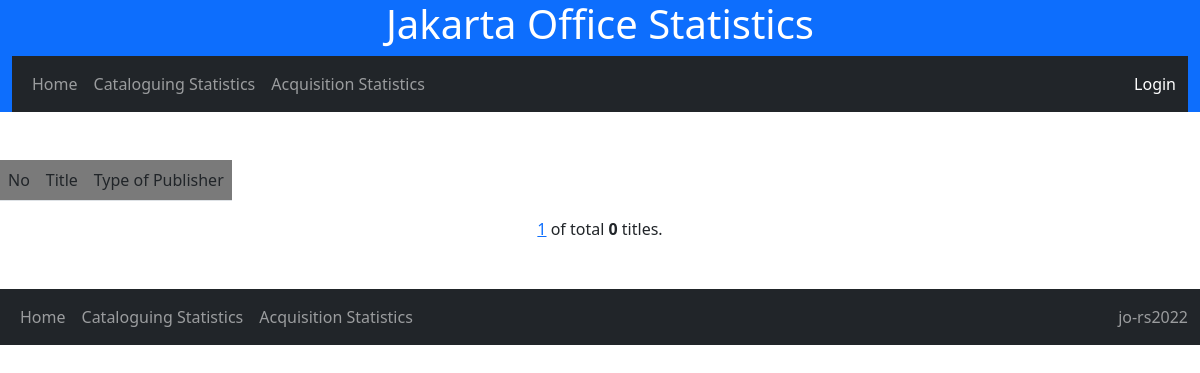
The page /cat_stat/detail_publisher/Commercial/ on the database as committed earlier.
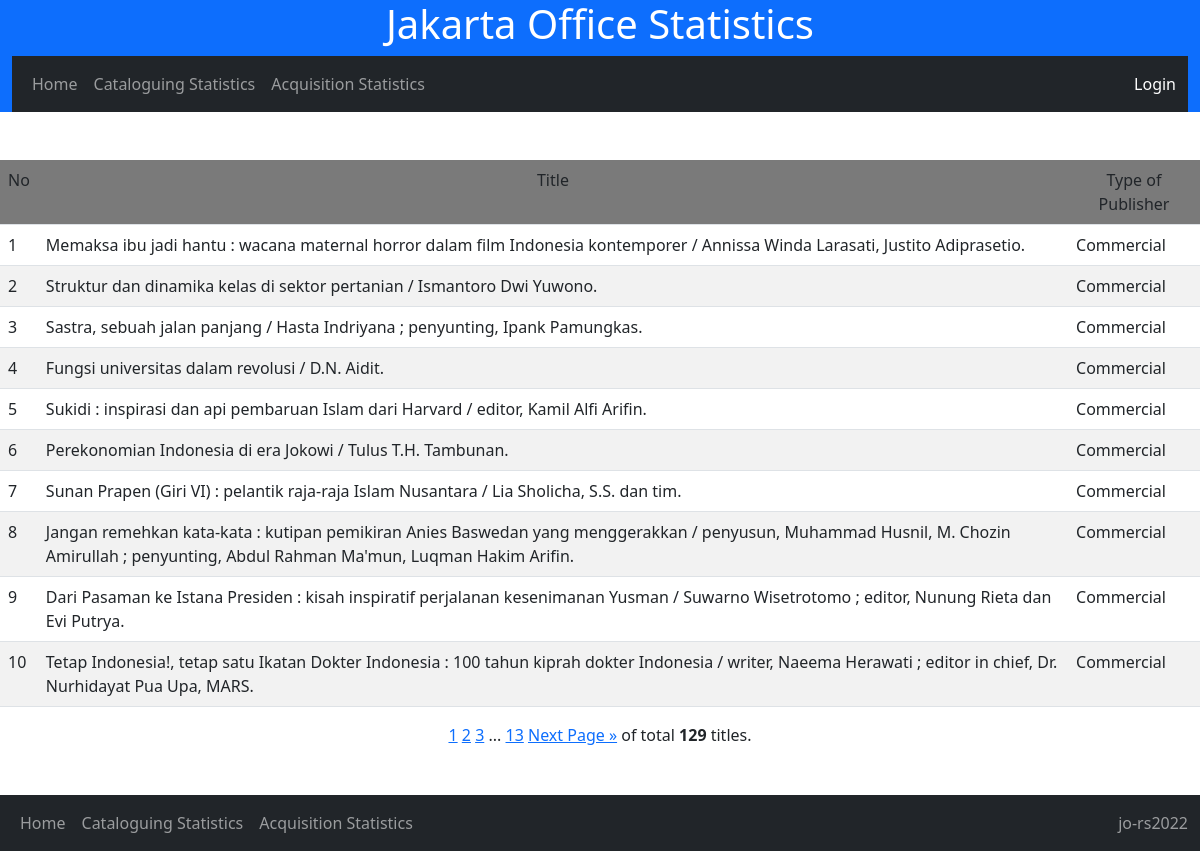
The same page on the database as committed later.
### nlajkt_cat_stat/models.py (models this page shows)
class Catalogues(models.Model):
    entry_date = models.DateField()
    consignment_no = models.IntegerField(default=461)
    title = models.TextField()
    work_type = models.CharField(max_length=20, choices=[
        ('Original','Original'),
        ('Translation','Translation'),
        ('Adaptation','Adaptation')
        ], default='Original')
    publish_year = models.IntegerField()
    volume = models.CharField(max_length=20, choices=[
        ('Single','Single'),
        ('Multi-complete','Multi-complete'),
        ('Multi-incomplete','Multi-incomplete'),
        ], default='Single')
    copycat = models.CharField(max_length=20, choices=[
        ('No','No'),
        ('Yes-partial','Yes-partial'),
        ('Yes-full','Yes-full'),
        ], default='No')
    ISBN = models.CharField(max_length=20, choices=[
        ('No','No'),
        ('Yes-valid','Yes-valid'),
        ('Yes-invalid','Yes-invalid'),
        ], default='No')
    authorship_type = models.CharField(max_length=50, choices=[
        ('Single author','Single author'),
        ('Collaboration','Collaboration'),
        ('Compilation','Compilation'),
        ('Others','Others')
        ], default='Single')
    language = models.CharField(max_length=50, choices=[
        ('Indonesian','Indonesian'),
        ('English','English'),
        ('Indonesian local','Indonesian local'),
        ('Multi language','Multi language'),
        ('Unknown','Unknown')
        ], default='Indonesian')
    bibliography = models.CharField(max_length=20, choices=[
        ('No','No'),
        ('Yes','Yes'),
        ], default='No')
    indexx = models.CharField(max_length=20, choices=[
        ('No','No'),
        ('Yes','Yes'),
        ], default='No')
    publisher_type = models.CharField(max_length=100, choices=[
        ('Commercial','Commercial'),
        ('Government-department','Government-department'),
        ('Government-nondepartment','Government-nondepartment'),
        ('Government-local','Government-local'),
        ('Universities','Universities'),
        ('NGO','NGO'),
        ('Others','Others')
        ], default='Commercial')
    genre = models.CharField(max_length=100, choices=[
        ('General non fiction','General non fiction'),
        ('Fiction-novel','Fiction-novel'),
        ('Fiction-short stories','Fiction-short stories'),
	    ('Fiction-biographic','Fiction-biographic'),
        ('Poetry','Poetry'),
        ('Folktales','Folktales'),
        ('Biography-single','Biography-single'),
        ('Biography-collective','Biography-collective'),
        ('Biography-auto','Biography-auto'),
        ('Dictionary','Dictionary')
        ], default='General non fiction')
    format = models.CharField(max_length=100, choices=[
        ('Book-printed','Book-printed'),
        ('Book-electronic','Book-electronic'),
        ('Non book video','Non book video'),
        ('Non book audio','Non book audio'),
        ('Map-single','Map-single'),
        ('Map-atlas','Map-atlas'),
        ('Ephemera','Ephemera')
        ], default='Book')
    size = models.CharField(max_length=10, choices=[
        ('YY','YY'),
        ('YYq', 'YYq'),
        ('YYp','YYp')
        ],default='YY')
    subject = models.CharField(max_length=50, choices=[
       ('000-Generalities','100-Generalities'),
       ('000-Library science','100-Library science'),
       ('000-Journalism and media','100-Journalism and media'),
       ('100-Philosophy and ethics','100-Philosophy and ethics'),
       ('200-Religions-general','200-Religions-general'),
       ('200-Religion-Islam','200-Religion-Islam'),
       ('200-Religion-Christianity','200-Religion-Christianity'),
       ('300-Social-anthropology and sociology','300-Social-anthropology and sociology'),
       ('300-Social-problems and services','300-Social-problems and services'),
       ('300-Social-politics','300-Social-politics'),
       ('300-Social-economics','300-Social-economics'),
       ('300-Social-macroeconomics','300-Social-macroeconomics'),
       ('300-Social-culture','300-Social-culture'),
       ('300-Social-military','300-Social-military'),
       ('300-Social-education','300-Social-education'),
       ('300-Social-law','300-Social-law'),
       ('300-Social-human rights','300-Social-human rights'),
       ('400-Language-linguistics','400-Language-linguistics'),
       ('400-Language-sociolinguistics','400-Language-sociolinguistics'),
       ('500-Science-general','500-Science-general'),
       ('600-Technology-general','600-Technology-general'),
       ('600-Agriculture and agribusiness','600-Agriculture and agribusiness'),
       ('700-Arts-general','700-Arts-general'),
       ('700-Arts-visual','700-Arts-visual'),
       ('700-Arts-performance','700-Arts-performance'),
       ('700-Arts-music','700-Arts-music'),
       ('800-Literature-general','800-Literature-general'),
       ('800-Literature-fiction and poetry','800-Literature-fiction and poetry'),
       ('900-History-world','900-History-world'),
       ('900-History-Indonesia','900-History-Indonesia'),
       ('900-Geography and travel','900-Geography and travel'),
        ('900-Biography','900-Biography')
        ], null=True)

### nlajkt_cat_stat/views.py (the view)
# urls.py: path('cat_stat/detail_publisher/<str:publisher_type>/', views.detail_publisher, name='detail_publisher'),
def detail_publisher(request, publisher_type):
    detail_pub = Catalogues.objects.all().filter(publisher_type=publisher_type)
    page = request.GET.get('page', 1)
    paginator = Paginator(detail_pub, 10)
    try:
        paging = paginator.page(page)
    except PageNotAnInteger:
        paging = paginator.page(1)
    except EmptyPage:
        paging = paginator.page(paginator.num_pages)
    template = loader.get_template('detail_publisher.html')
    context = {'paging' : paging,}
    return HttpResponse(template.render(context, request))

### nlajkt_cat_stat/templates/detail_publisher.html
{% extends 'base.html'%}
{% block block1 %}
<br><br>
<table style="width: auto;" class="table table-striped">
    <tr bgcolor = 'grey'>
      <b><td>No</td>
        <td align="center">Title</td>
        <td align="center">Type of Publisher</td></b>
    </tr>
    {% for x in paging %}
    <tr>
        <td>{{ forloop.counter0|add:paging.start_index }}</td>
        <td>{{ x.title }}</td>
        <td>{{ x.publisher_type }}</td>
    </tr>
    {% endfor %}
</table>
<center>{% include 'pagination_jakartaoffice.html' %}</center>
<br><br>
{% endblock %}

Rows that differ between the two databases and show on the page:
now on this page (row edited): Catalogues: title "Memaksa ibu jadi hantu : wacana maternal horror dalam film Indonesia kontemporer / Annissa Winda Larasati, Justito Adiprasetio.", publisher_type "Commercial"
now on this page (row edited): Catalogues: title "Struktur dan dinamika kelas di sektor pertanian / Ismantoro Dwi Yuwono.", publisher_type "Commercial"
now on this page (row edited): Catalogues: title "Sastra, sebuah jalan panjang / Hasta Indriyana ; penyunting, Ipank Pamungkas.", publisher_type "Commercial"
now on this page (row edited): Catalogues: title "Fungsi universitas dalam revolusi / D.N. Aidit.", publisher_type "Commercial"
now on this page (row edited): Catalogues: title "Sukidi : inspirasi dan api pembaruan Islam dari Harvard / editor, Kamil Alfi Arifin.", publisher_type "Commercial"
now on this page (row edited): Catalogues: title "Perekonomian Indonesia di era Jokowi / Tulus T.H. Tambunan.", publisher_type "Commercial"
now on this page (row edited): Catalogues: title "Sunan Prapen (Giri VI) : pelantik raja-raja Islam Nusantara / Lia Sholicha, S.S. dan tim.", publisher_type "Commercial"
now on this page (row edited): Catalogues: title "Jangan remehkan kata-kata : kutipan pemikiran Anies Baswedan yang menggerakkan / penyusun, Muhammad Husnil, M. Chozin Amirullah ; penyunting, Abdul Rahman Ma'mun, Luqman Hakim Arifin.", publisher_type "Commercial"
now on this page (row edited): Catalogues: title "Dari Pasaman ke Istana Presiden : kisah inspiratif perjalanan kesenimanan Yusman / Suwarno Wisetrotomo ; editor, Nunung Rieta dan Evi Putrya.", publisher_type "Commercial"
now on this page (row edited): Catalogues: title "Tetap Indonesia!, tetap satu Ikatan Dokter Indonesia : 100 tahun kiprah dokter Indonesia / writer, Naeema Herawati ; editor in chief, Dr. Nurhidayat Pua Upa, MARS.", publisher_type "Commercial"
Other text that changed with them:
{{ paging.paginator.num_pages }}: (not shown) → "13"
{{ paging.paginator.count }}: "0" → "129"
new list line: "2"
new list line: "3"
text now shown: "... Next Page »"
